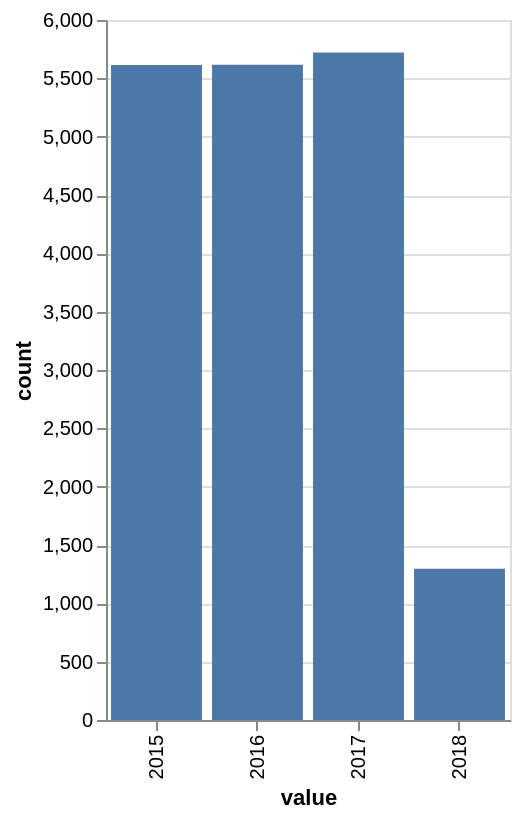

Write a Vega-Lite specification for this figure.
### Vega-Lite specification from a JSON file in a GitHub repository (floating-point values rounded to 4 significant figures)
{"$schema": "https://vega.github.io/schema/vega-lite/v5.json", "autosize": "fit", "config": {"view": {"continuousHeight": 300, "continuousWidth": 400}}, "data": {"values": [{"count": 5615, "value": 2015}, {"count": 5616, "value": 2016}, {"count": 5722, "value": 2017}, {"count": 1296, "value": 2018}]}, "datasets": {"data-25a2e6730552c2567e386b6bd72d616a": [{"count": 5615, "value": 2015}, {"count": 5616, "value": 2016}, {"count": 5722, "value": 2017}, {"count": 1296, "value": 2018}]}, "encoding": {"tooltip": [{"field": "value", "type": "quantitative"}, {"field": "count", "type": "quantitative"}], "x": {"field": "value", "type": "ordinal"}, "y": {"field": "count", "type": "quantitative"}}, "height": 400, "mark": "bar", "width": 250}
